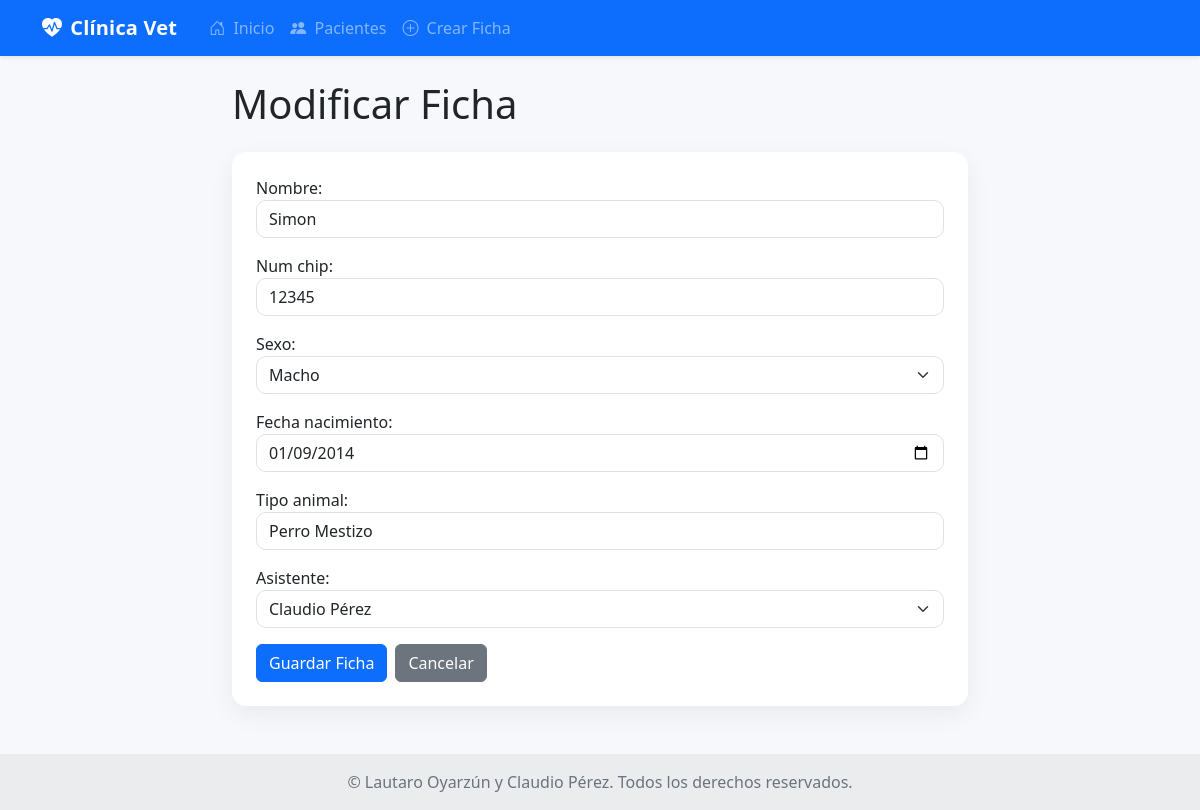
The page /3/modificar/ on the database its author committed.
### principal/models.py (models this page shows, shortened)
class FichaMascota(models.Model):
    idficha_mascota = models.AutoField(primary_key=True, db_column='idficha_mascota')
    nombre = models.CharField(max_length=45)
    num_chip = models.CharField(max_length=45, blank=True, null=True)
    sexo = models.CharField(max_length=1, choices=SEXO_CHOICES)
    fecha_nacimiento = models.DateField()
    tipo_animal = models.CharField(max_length=45)
    dueño = models.ForeignKey(Dueno, on_delete=models.CASCADE)
    asistente = models.ForeignKey(Asistente, on_delete=models.SET_NULL, null=True)

### principal/views.py (the view)
# urls.py: path('<int:pk>/modificar/', views.modificar_ficha_mascota, name='modificar_ficha_mascota'),
def modificar_ficha_mascota(request, pk):
    mascota = get_object_or_404(FichaMascota, pk=pk)
    if request.method == 'POST':
        form = FichaMascotaForm(request.POST, instance=mascota)
        if form.is_valid():
            form.save()
            return redirect('detalle_mascota', pk=mascota.pk)
    else:
        form = FichaMascotaForm(instance=mascota)
    return render(request, 'principal/form_ficha_mascota.html', {'form': form, 'title': 'Modificar Ficha'})

### principal/forms.py
class FichaMascotaForm(forms.ModelForm):
    class Meta:
        model = FichaMascota
        exclude = ['dueño'] # 'asistente' fue removido para que aparezca en el form
        widgets = {
            'fecha_nacimiento': forms.DateInput(
                format='%Y-%m-%d',
                attrs={'type': 'date'}
            ),
        }
    def __init__(self, *args, **kwargs):
        super().__init__(*args, **kwargs)
        for field_name, field in self.fields.items():
            if isinstance(field.widget, forms.Select):
                field.widget.attrs['class'] = 'form-select'
            else:
                field.widget.attrs['class'] = 'form-control'

### principal/models.py (called while the page is built)
    def __str__(self):
        return f'{self.nombre} {self.apellido}'

    def __str__(self):
        return str(self.idasistente)

### principal/templates/principal/form_ficha_mascota.html (shortened to what this page needs)
{% extends 'principal/base.html' %}
{% block content %}
<div class="row justify-content-center">
    <div class="col-md-8">
        <h1 class="mb-4">{{ title }}</h1>
        <div class="card p-4">
            <form method="post">
                {% for field in form %}
                    <div class="mb-3">
                        {{ field.label_tag }}
                        {{ field }}
                    </div>
                {% endfor %}
                <div class="d-flex gap-2 mt-3">
                    <button type="submit" class="btn btn-primary">Guardar Ficha</button>
                    <a href="{% url 'lista_mascotas' %}" class="btn btn-secondary">Cancelar</a>
                </div>
            </form>
        </div>
    </div>
</div>
{% endblock %}

### principal/static/principal/css/app.css (style rules this page uses)
:root { --soft-bg:#f7f8fb; --muted:#6b7280; }
html,body { height:100% }
body { background:var(--soft-bg) }
.card { border:0;border-radius:14px;box-shadow:0 8px 26px rgba(0,0,0,.06) }
.form-control,.form-select { border-radius:10px }

### rows shown on the page
FichaMascota: form "Simon" "12345" "Macho" "01/09/2014" "Perro Mestizo" "Claudio Pérez"

### other values the page prints
{{ title }} "Modificar Ficha"
{{ field.label_tag }} "Nombre:" "Num chip:" "Sexo:" "Fecha nacimiento:" "Tipo animal:" "Asistente:"
